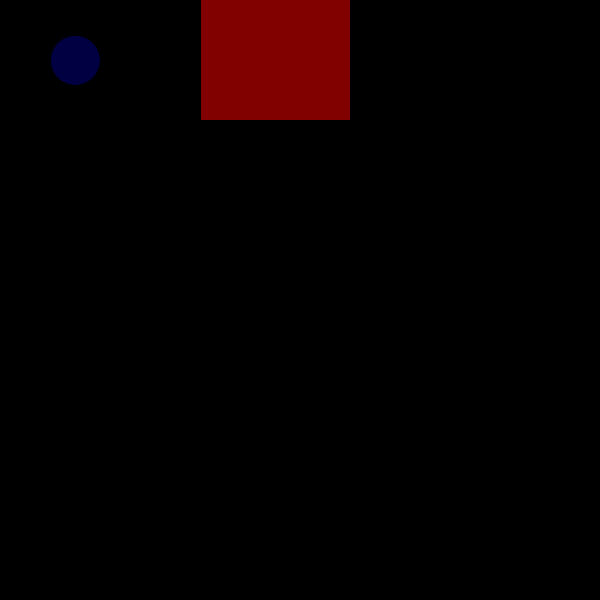
Frame 1 (no input)
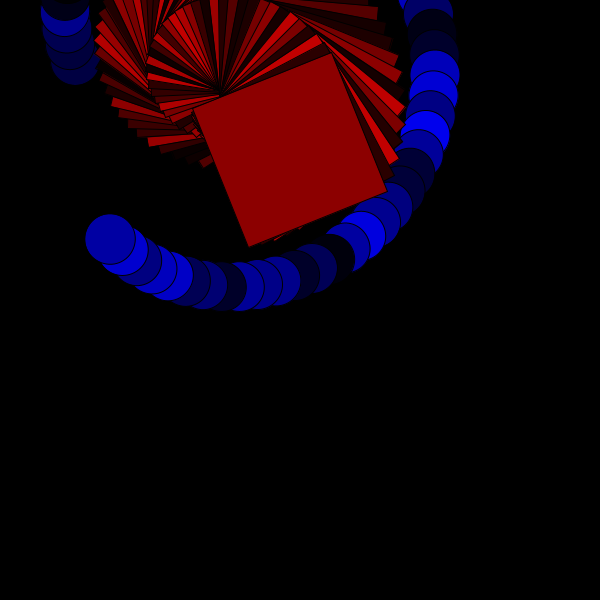
Frame 60 (the mouse pressed at the canvas centre just before this capture)
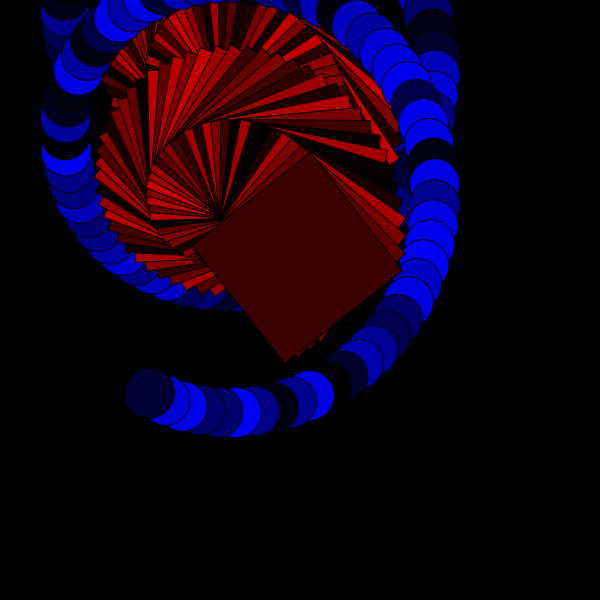
Frame 120 (the mouse held since frame 60 and released just before this capture)

The Processing sketch that drew these frames (run headless with seeded random() and noise(); from frame 60 on, the mouse is pressed at the canvas centre):

// Processing sketch: processing_53082
// ── processing_53082.pde


float angulo=0.0;
int cae;


void setup(){
  
 size(600,600);
 smooth();
background(0);
 
}

void draw(){
  
  if(cae>=550){
  
  translate(250,cae);
  rotate(angulo);
  rect(-50,-30,150,150);
  ellipse(-175,60,50,50);


  }
  
  else{
    translate(250,cae);
    rotate(angulo);
    fill(random(200),(0),(0));
     rect(-50,-30,150,150);
     fill((0),(0),random(255));
  ellipse(-175,60,50,50);

  angulo=angulo+0.1;
  cae=cae+2;
  }

}
